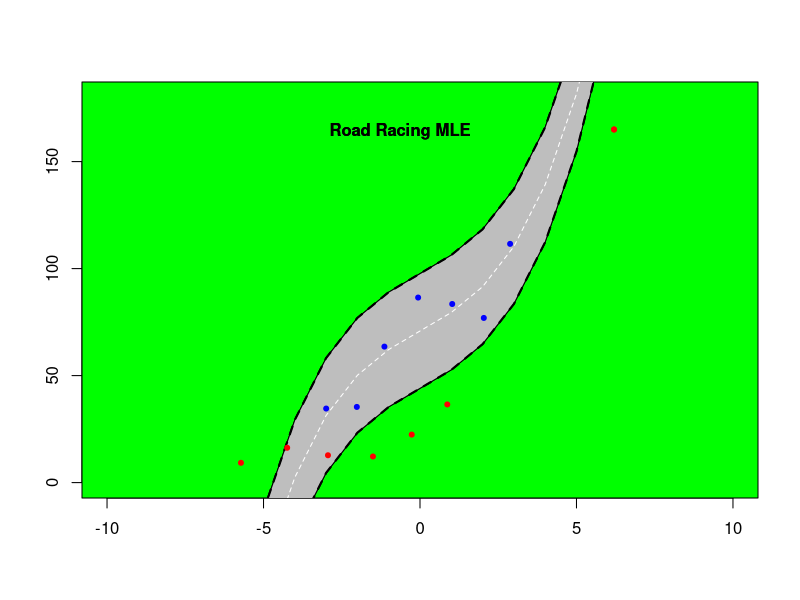

Generate this figure with R:
library("sp")

#Plot original data

set.seed(10)
n <- 7
x_orig <- seq(-3, 3, length = n) + rnorm(n, 0, 0.1)
x_orig
## [1] -2.99812538 -2.01842525 -1.13713305 -0.05991677 1.02945451 2.03897943
## [7] 2.87919238
y <- 70 + x_orig + x_orig ^ 3 + rnorm(n, 0, 15)

#Creating the model

X <- cbind(rep(1, n), x_orig, x_orig ^ 3)
colnames(X) <- NULL
X
## [,1] [,2] [,3]
## [1,] 1 -2.99812538 -2.694942e+01

## [2,] 1 -2.01842525 -8.223146e+00
## [3,] 1 -1.13713305 -1.470394e+00
## [4,] 1 -0.05991677 -2.151024e-04
## [5,] 1 1.02945451 1.090992e+00
## [6,] 1 2.03897943 8.476929e+00
## [7,] 1 2.87919238 2.386778e+01
p <- dim(X)[[2]]
p
## [1] 3
B <- solve(t(X) %*% X) %*% t(X) %*% y
B
## [,1]
## [1,] 70.8404944
## [2,] 8.0921003
## [3,] 0.5628859
s2 <- t(y - X %*% B) %*% (y - X %*% B) / (n - p)
s2
## [,1]
## [1,] 186.8761
plot(
  x_orig,
  y,
  xlab = "",
  ylab = "",
  xlim = c(-10, 10),
  ylim = c(0, 180),
  cex = 1,
  pch = 20,
  
  col = "black"
)

xnew <- seq(-10, 10, by = 1)
Xnew <- cbind(rep(1, length(xnew)), xnew, xnew ^ 3)
colnames(Xnew) <- NULL
pred <- Xnew %*% B
ll <- pred - c(qnorm(0.975) * sqrt(s2))
ul <- pred + c(qnorm(0.975) * sqrt(s2))
rect(par("usr")[1],
     par("usr")[3],
     par("usr")[2],
     par("usr")[4],
     par("usr")[5],
     col = "green",
     par(new = TRUE)) # Color
polygon(c(xnew, rev(xnew)), c(ll, rev(ul)),
        col = "grey")
lines(xnew,pred,col = "white",lwd = 1,lty = "dashed")
lines(xnew,ll,col = "black",lwd = 2,lty = 2)
lines(xnew,ul,col = "black",lwd = 2,lty = 2)
points(x_orig, y, col = "blue", pch = 20)

points(6.2, 165, col = "red", pch = 20)
mtext(
  "Road Racing MLE",
  side = 1,
  
  line = -24,
  outer = TRUE,
  font = 2
)
polygon(c(xnew, rev(xnew)), c(ll, rev(ul)),
        col = "grey")

lines(xnew,pred,col = "white",lwd = 1,lty = "dashed")
lines(xnew,ll,col = "black",lwd = 2,lty = 2)
lines(xnew,ul,col = "black",lwd = 2,lty = 2)
points(x_orig, y, col = "blue", pch = 20)
points(6.2, 165, col = "red", pch = 20)
mtext("Road Racing MLE",side = 1, line = -24,outer = TRUE, font = 2)
#Some extra red cars
set.seed(4)
n <- 7
x_red <- seq(-7, 1, length = n) + rnorm(n, 0, 0.1)
x_red
## [1] -6.9783245 -5.7209159 -4.2442189 -2.9404019 -1.5031049 -0.2644058 0.8718753
y_red <- 10 + x_orig + x_orig ^ 3 + rnorm(n, 0, 5)

points(x_red, y_red, col = "red", pch = 20)
in_or_out = point.in.polygon(x_red, y_red, c(xnew, rev(xnew)), c(ll, rev(ul)))
total_vals = mean(in_or_out) * 100
paste(round(total_vals, 2) , "% red cars are inside the CI")
## [1] "28.57 % red cars are inside the CI"

#"28.57 % red cars are inside the CI"
